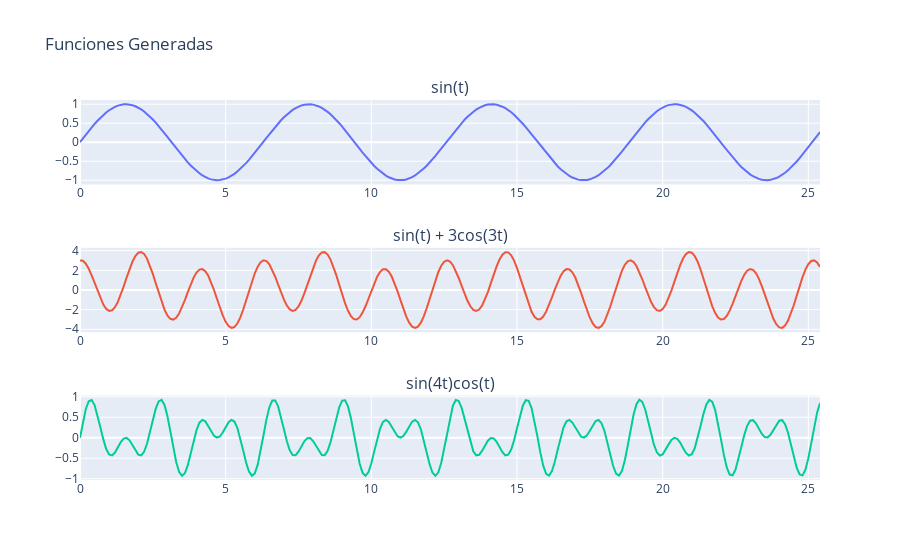

Write notebook code for a chart like this one.
### Code cell
fig = make_subplots(
    rows=len(sin_funcs),
    subplot_titles=[func["name"] for func in sin_funcs],
)
for i, func in enumerate(sin_funcs):
    fig.add_trace(go.Scatter(x=t, y=func["func"]), row=i + 1, col=1)

fig.update_layout(showlegend=False, title_text="Funciones Generadas")

# fig.write_image("Generadas.png")
fig.show()

### Figure 1 — Plotly figure (JSON) as saved in the notebook; plotly's stock layout.template omitted (floating-point values rounded to 4 significant figures; data arrays with more than 128 entries replaced by an {"elided": "..."} marker saying what was removed)
{"data": [{"type": "scatter", "x": {"elided": "255 float values"}, "xaxis": "x", "y": {"elided": "255 float values"}, "yaxis": "y"}, {"type": "scatter", "x": {"elided": "255 float values"}, "xaxis": "x2", "y": {"elided": "255 float values"}, "yaxis": "y2"}, {"type": "scatter", "x": {"elided": "255 float values"}, "xaxis": "x3", "y": {"elided": "255 float values"}, "yaxis": "y3"}], "layout": {"annotations": [{"font": {"size": 16}, "showarrow": false, "text": "sin(t)", "x": 0.5, "xanchor": "center", "xref": "paper", "y": 1, "yanchor": "bottom", "yref": "paper"}, {"font": {"size": 16}, "showarrow": false, "text": "sin(t) + 3cos(3t)", "x": 0.5, "xanchor": "center", "xref": "paper", "y": 0.6111, "yanchor": "bottom", "yref": "paper"}, {"font": {"size": 16}, "showarrow": false, "text": "sin(4t)cos(t)", "x": 0.5, "xanchor": "center", "xref": "paper", "y": 0.2222, "yanchor": "bottom", "yref": "paper"}], "showlegend": false, "title": {"text": "Funciones Generadas"}, "xaxis": {"anchor": "y", "domain": [0, 1]}, "xaxis2": {"anchor": "y2", "domain": [0, 1]}, "xaxis3": {"anchor": "y3", "domain": [0, 1]}, "yaxis": {"anchor": "x", "domain": [0.7778, 1]}, "yaxis2": {"anchor": "x2", "domain": [0.3889, 0.6111]}, "yaxis3": {"anchor": "x3", "domain": [0, 0.2222]}}}
